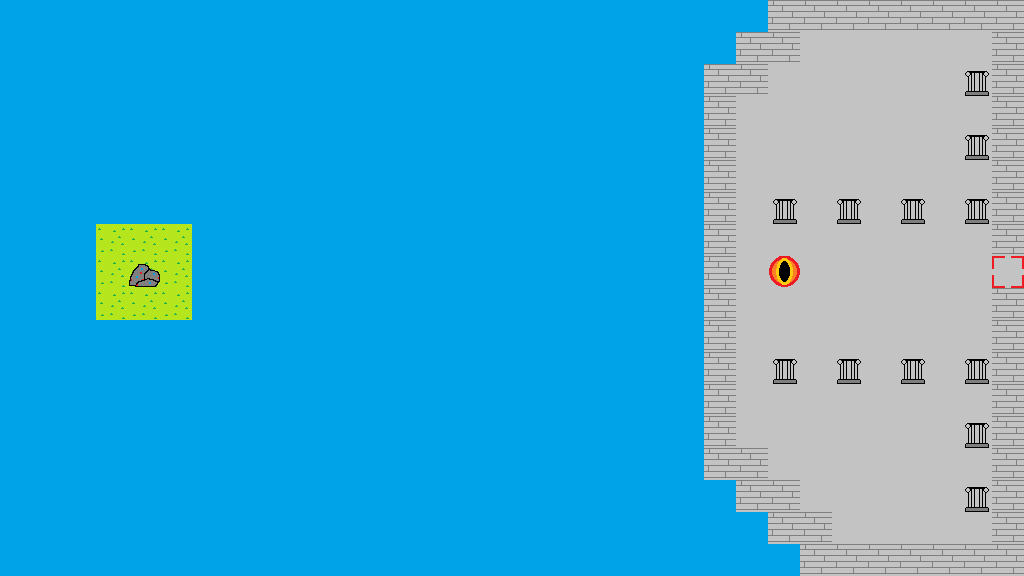

A level layout from a 2D game, rendered from its tile map. Below: a short description, then the map file with tile-grid data replaced by summaries:
An orthogonal 32x18 tile map with 32x32 px tiles, 2 tile layers (Ground, Decoration) and 78 objects (51x WALL, 24x COLUMN, DOOR, PORTAL, TREE).

<map version="1.0" orientation="orthogonal" renderorder="right-down" width="32" height="18" tilewidth="32" tileheight="32" nextobjectid="1379">
 <tileset firstgid="1" name="wildtileset" tilewidth="32" tileheight="32" tilecount="24" columns="12">
  <image source="wildtileset.png" width="384" height="64" />
 </tileset>
 <layer name="Ground" width="32" height="18">
  <data>[576 cells, 576 non-empty, 3 distinct tile ids]</data>
 </layer>
 <layer name="Decoration" width="32" height="18">
  <data>[576 cells, 174 non-empty, 6 distinct tile ids]</data>
 </layer>
 <objectgroup name="Collision" visible="0">
  <object id="850" name="wilderness;45;256" type="DOOR" x="992" y="256" width="31.5" height="31.5">
   <properties>
    <property name="isImmobile" type="bool" value="true" />
   </properties>
  </object>
  <object id="1301" name="Wall" type="WALL" x="768" y="1" width="32" height="32" />
  <object id="1302" name="Wall" type="WALL" x="800" y="1" width="32" height="32" />
  <object id="1303" name="Wall" type="WALL" x="832" y="1" width="32" height="32" />
  <object id="1304" name="Wall" type="WALL" x="864" y="1" width="32" height="32" />
  <object id="1305" name="Wall" type="WALL" x="896" y="1" width="32" height="32" />
  <object id="1306" name="Wall" type="WALL" x="928" y="1" width="32" height="32" />
  <object id="1307" name="Wall" type="WALL" x="960" y="1" width="32" height="32" />
  <object id="1308" name="Wall" type="WALL" x="992" y="1" width="32" height="32" />
  <object id="1309" name="Wall" type="WALL" x="736" y="33" width="32" height="32" />
  <object id="1310" name="Wall" type="WALL" x="768" y="33" width="32" height="32" />
  <object id="1311" name="Wall" type="WALL" x="992" y="33" width="32" height="32" />
  <object id="1312" name="Wall" type="WALL" x="704" y="65" width="32" height="32" />
  <object id="1313" name="Wall" type="WALL" x="736" y="65" width="32" height="32" />
  <object id="1314" name="Wall" type="WALL" x="992" y="65" width="32" height="32" />
  <object id="1315" name="Wall" type="WALL" x="704" y="97" width="32" height="32" />
  <object id="1316" name="Wall" type="WALL" x="992" y="97" width="32" height="32" />
  <object id="1317" name="Wall" type="WALL" x="704" y="129" width="32" height="32" />
  <object id="1318" name="Wall" type="WALL" x="992" y="129" width="32" height="32" />
  <object id="1319" name="Wall" type="WALL" x="704" y="161" width="32" height="32" />
  <object id="1320" name="Wall" type="WALL" x="992" y="161" width="32" height="32" />
  <object id="1321" name="Wall" type="WALL" x="704" y="193" width="32" height="32" />
  <object id="1322" name="Wall" type="WALL" x="992" y="193" width="32" height="32" />
  <object id="1323" name="Wall" type="WALL" x="704" y="225" width="32" height="32" />
  <object id="1324" name="Wall" type="WALL" x="992" y="225" width="32" height="32" />
  <object id="1325" name="Wall" type="WALL" x="704" y="257" width="32" height="32" />
  <object id="1326" name="Wall" type="WALL" x="704" y="289" width="32" height="32" />
  <object id="1327" name="Wall" type="WALL" x="992" y="289" width="32" height="32" />
  <object id="1328" name="Wall" type="WALL" x="704" y="321" width="32" height="32" />
  <object id="1329" name="Wall" type="WALL" x="992" y="321" width="32" height="32" />
  <object id="1330" name="Wall" type="WALL" x="704" y="353" width="32" height="32" />
  <object id="1331" name="Wall" type="WALL" x="992" y="353" width="32" height="32" />
  <object id="1332" name="Wall" type="WALL" x="704" y="385" width="32" height="32" />
  <object id="1333" name="Wall" type="WALL" x="992" y="385" width="32" height="32" />
  <object id="1334" name="Wall" type="WALL" x="704" y="417" width="32" height="32" />
  <object id="1335" name="Wall" type="WALL" x="992" y="417" width="32" height="32" />
  <object id="1336" name="Wall" type="WALL" x="704" y="449" width="32" height="32" />
  <object id="1337" name="Wall" type="WALL" x="736" y="449" width="32" height="32" />
  <object id="1338" name="Wall" type="WALL" x="992" y="449" width="32" height="32" />
  <object id="1339" name="Wall" type="WALL" x="736" y="481" width="32" height="32" />
  <object id="1340" name="Wall" type="WALL" x="768" y="481" width="32" height="32" />
  <object id="1341" name="Wall" type="WALL" x="992" y="481" width="32" height="32" />
  <object id="1342" name="Wall" type="WALL" x="768" y="513" width="32" height="32" />
  <object id="1343" name="Wall" type="WALL" x="800" y="513" width="32" height="32" />
  <object id="1344" name="Wall" type="WALL" x="992" y="513" width="32" height="32" />
  <object id="1345" name="Wall" type="WALL" x="800" y="545" width="32" height="32" />
  <object id="1346" name="Wall" type="WALL" x="832" y="545" width="32" height="32" />
  <object id="1347" name="Wall" type="WALL" x="864" y="545" width="32" height="32" />
  <object id="1348" name="Wall" type="WALL" x="896" y="545" width="32" height="32" />
  <object id="1349" name="Wall" type="WALL" x="928" y="545" width="32" height="32" />
  <object id="1350" name="Wall" type="WALL" x="960" y="545" width="32" height="32" />
  <object id="1351" name="Wall" type="WALL" x="992" y="545" width="32" height="32" />
  <object id="1352" name="Portal" type="PORTAL" x="767.667" y="255.667" width="32.6667" height="32">
   <properties>
    <property name="isImmobile" type="bool" value="true" />
   </properties>
  </object>
  <object id="1354" name="Tree" type="TREE" x="128" y="255" width="32" height="32" />
  <object id="1355" name="column" type="COLUMN" x="960" y="64" width="32" height="31" />
  <object id="1356" name="column" type="COLUMN" x="960" y="128" width="32" height="31" />
  <object id="1357" name="column" type="COLUMN" x="768" y="192" width="32" height="31" />
  <object id="1358" name="column" type="COLUMN" x="832" y="192" width="32" height="31" />
  <object id="1359" name="column" type="COLUMN" x="896" y="192" width="32" height="31" />
  <object id="1360" name="column" type="COLUMN" x="960" y="192" width="32" height="31" />
  <object id="1361" name="column" type="COLUMN" x="768" y="352" width="32" height="31" />
  <object id="1362" name="column" type="COLUMN" x="832" y="352" width="32" height="31" />
  <object id="1363" name="column" type="COLUMN" x="896" y="352" width="32" height="31" />
  <object id="1364" name="column" type="COLUMN" x="960" y="352" width="32" height="31" />
  <object id="1365" name="column" type="COLUMN" x="960" y="416" width="32" height="31" />
  <object id="1366" name="column" type="COLUMN" x="960" y="480" width="32" height="31" />
  <object id="1367" name="column" type="COLUMN" x="960" y="192" width="32" height="31" />
  <object id="1368" name="column" type="COLUMN" x="896" y="192" width="32" height="31" />
  <object id="1369" name="column" type="COLUMN" x="832" y="192" width="32" height="31" />
  <object id="1370" name="column" type="COLUMN" x="768" y="192" width="32" height="31" />
  <object id="1371" name="column" type="COLUMN" x="768" y="352" width="32" height="31" />
  <object id="1372" name="column" type="COLUMN" x="832" y="352" width="32" height="31" />
  <object id="1373" name="column" type="COLUMN" x="896" y="352" width="32" height="31" />
  <object id="1374" name="column" type="COLUMN" x="960" y="352" width="32" height="31" />
  <object id="1375" name="column" type="COLUMN" x="960" y="416" width="32" height="31" />
  <object id="1376" name="column" type="COLUMN" x="960" y="480" width="32" height="31" />
  <object id="1377" name="column" type="COLUMN" x="960" y="128" width="32" height="31" />
  <object id="1378" name="column" type="COLUMN" x="960" y="64" width="32" height="31" />
 </objectgroup>
</map>
